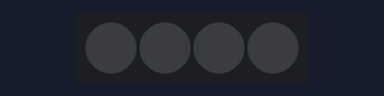
A sketch run on a simulated Arduino Uno, built with avr-gcc and run on an emulated ATmega328P. On the bench: 4 RGB LEDs in strip order, left to right. Dim RGB values are drawn brighter than linear; what the sketch prints to the serial monitor is not drawn.

Above: at 2.5 s.
At 7.5 s:
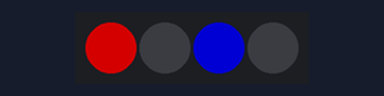
At 17.5 s:
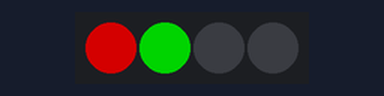
Timing chart, 0 to 26.0 s (numbered marks = the images above):
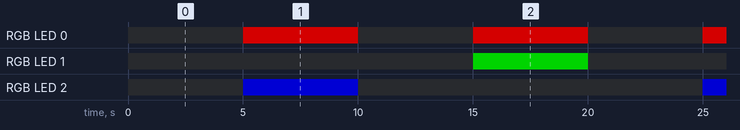

The sketch:

simpleTest.ino
```cpp
#include <NeoPixelBus.h>

const uint16_t PixelCount = 4; // this example assumes 4 pixels, making it smaller will cause a failure
const uint8_t PixelPin = 6;  // make sure to set this to the correct pin, ignored for Esp8266

#define colorSaturation 128

// three element pixels, in different order and speeds
NeoPixelBus<NeoGrbFeature, Neo800KbpsMethod> strip(PixelCount, PixelPin);

RgbColor red(colorSaturation, 0, 0);
RgbColor green(0, colorSaturation, 0);
RgbColor blue(0, 0, colorSaturation);
RgbColor white(colorSaturation);
RgbColor black(0);

HslColor hslRed(red);
HslColor hslGreen(green);
HslColor hslBlue(blue);
HslColor hslWhite(white);
HslColor hslBlack(black);


void setup()
{
    Serial.begin(115200);
    while (!Serial); // wait for serial attach

    Serial.println();
    Serial.println("Initializing...");
    Serial.flush();

    // this resets all the neopixels to an off state
    strip.Begin();
    strip.Show();


    Serial.println();
    Serial.println("Running...");
}


void loop()
{
    delay(5000);

    //Serial.println("Colors R, G, B, W...");

    // set the colors,
    // if they don't match in order, you need to use NeoGrbFeature feature
    strip.SetPixelColor(0, red);
    //strip.SetPixelColor(1, green);
    strip.SetPixelColor(2, blue);
    //strip.SetPixelColor(3, white);
    // the following line demonstrates rgbw color support
    // if the NeoPixels are rgbw types the following line will compile
    // if the NeoPixels are anything else, the following line will give an error
    //strip.SetPixelColor(3, RgbwColor(colorSaturation));
    strip.Show();


    delay(5000);

    //Serial.println("Off ...");

    // turn off the pixels
    strip.SetPixelColor(0, black);
    strip.SetPixelColor(1, black);
    strip.SetPixelColor(2, black);
    strip.SetPixelColor(3, black);
    strip.Show();

    delay(5000);

    //Serial.println("HSL Colors R, G, B, W...");

    // set the colors,
    // if they don't match in order, you may need to use NeoGrbFeature feature
    strip.SetPixelColor(0, hslRed);
    strip.SetPixelColor(1, hslGreen);
    //strip.SetPixelColor(2, hslBlue);
    //strip.SetPixelColor(3, hslWhite);
    strip.Show();


    delay(5000);

    //Serial.println("Off again...");

    // turn off the pixels
    strip.SetPixelColor(0, hslBlack);
    strip.SetPixelColor(1, hslBlack);
    strip.SetPixelColor(2, hslBlack);
    strip.SetPixelColor(3, hslBlack);
    strip.Show();

}
```

Measured:
- by itself, RGB LED 0: alternates RGB(128, 0, 0) for 5.0 s and off for 5.0 s
- by itself, RGB LED 1: alternates RGB(0, 128, 0) for 5.0 s and off for 15.0 s
- by itself, RGB LED 2: alternates RGB(0, 0, 128) for 5.0 s and off for 15.0 s
